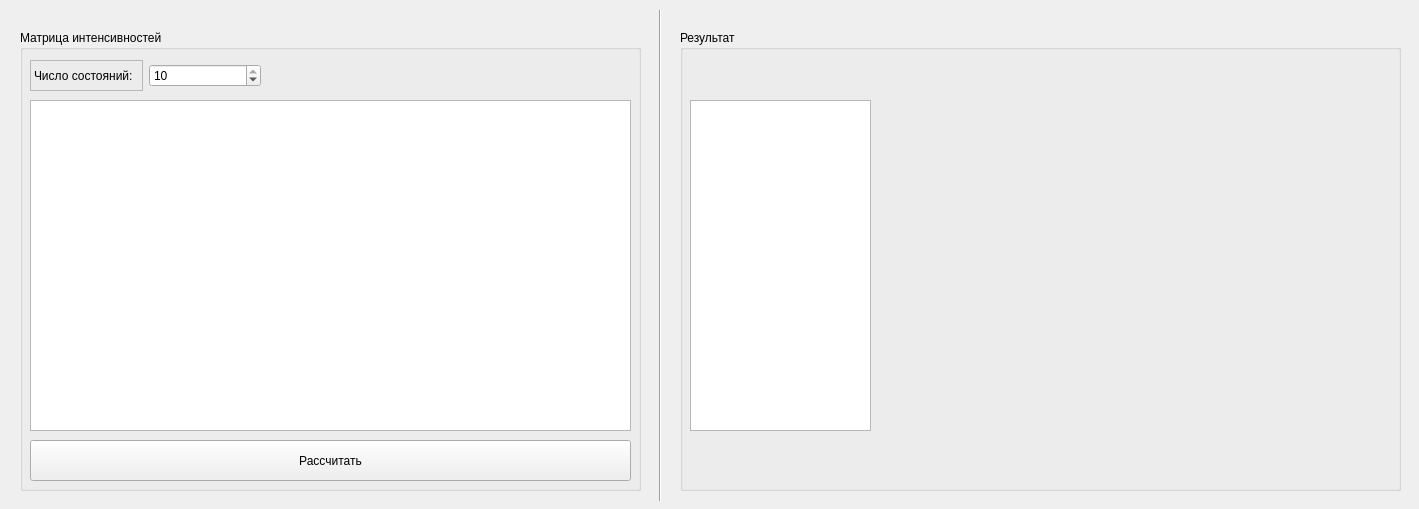
<?xml version="1.0" encoding="UTF-8"?>
<ui version="4.0">
 <class>Widget</class>
 <widget class="QWidget" name="Widget">
  <property name="geometry">
   <rect>
    <x>0</x>
    <y>0</y>
    <width>1419</width>
    <height>509</height>
   </rect>
  </property>
  <property name="windowTitle">
   <string>Widget</string>
  </property>
  <widget class="QWidget" name="widget_2" native="true">
   <property name="geometry">
    <rect>
     <x>10</x>
     <y>10</y>
     <width>1401</width>
     <height>491</height>
    </rect>
   </property>
   <widget class="Line" name="line">
    <property name="geometry">
     <rect>
      <x>640</x>
      <y>-10</y>
      <width>20</width>
      <height>721</height>
     </rect>
    </property>
    <property name="orientation">
     <enum>Qt::Vertical</enum>
    </property>
   </widget>
   <widget class="QGroupBox" name="groupBoxIn">
    <property name="geometry">
     <rect>
      <x>10</x>
      <y>20</y>
      <width>621</width>
      <height>461</height>
     </rect>
    </property>
    <property name="layoutDirection">
     <enum>Qt::LeftToRight</enum>
    </property>
    <property name="title">
     <string>Матрица интенсивностей</string>
    </property>
    <property name="flat">
     <bool>false</bool>
    </property>
    <widget class="QWidget" name="horizontalLayoutWidget">
     <property name="geometry">
      <rect>
       <x>10</x>
       <y>30</y>
       <width>231</width>
       <height>31</height>
      </rect>
     </property>
     <layout class="QHBoxLayout" name="horizontalLayout">
      <item>
       <widget class="QLabel" name="label">
        <property name="frameShape">
         <enum>QFrame::StyledPanel</enum>
        </property>
        <property name="text">
         <string>Число состояний:</string>
        </property>
       </widget>
      </item>
      <item>
       <widget class="QSpinBox" name="numStates">
        <property name="acceptDrops">
         <bool>false</bool>
        </property>
        <property name="layoutDirection">
         <enum>Qt::LeftToRight</enum>
        </property>
        <property name="minimum">
         <number>1</number>
        </property>
        <property name="maximum">
         <number>10</number>
        </property>
        <property name="value">
         <number>10</number>
        </property>
       </widget>
      </item>
     </layout>
    </widget>
    <widget class="QPushButton" name="calculate">
     <property name="geometry">
      <rect>
       <x>10</x>
       <y>410</y>
       <width>601</width>
       <height>41</height>
      </rect>
     </property>
     <property name="text">
      <string>Рассчитать</string>
     </property>
    </widget>
    <widget class="QTableView" name="Matrix">
     <property name="geometry">
      <rect>
       <x>10</x>
       <y>70</y>
       <width>601</width>
       <height>331</height>
      </rect>
     </property>
    </widget>
   </widget>
   <widget class="QGroupBox" name="groupBoxIn_2">
    <property name="geometry">
     <rect>
      <x>670</x>
      <y>20</y>
      <width>721</width>
      <height>461</height>
     </rect>
    </property>
    <property name="layoutDirection">
     <enum>Qt::LeftToRight</enum>
    </property>
    <property name="title">
     <string>Результат</string>
    </property>
    <property name="flat">
     <bool>false</bool>
    </property>
    <widget class="QTableView" name="TimeTable">
     <property name="geometry">
      <rect>
       <x>10</x>
       <y>70</y>
       <width>181</width>
       <height>331</height>
      </rect>
     </property>
    </widget>
    <widget class="QCustomPlot" name="widget" native="true">
     <property name="geometry">
      <rect>
       <x>200</x>
       <y>30</y>
       <width>511</width>
       <height>421</height>
      </rect>
     </property>
    </widget>
   </widget>
  </widget>
 </widget>
 <customwidgets>
  <customwidget>
   <class>QCustomPlot</class>
   <extends>QWidget</extends>
   <header>qcustomplot.h</header>
   <container>1</container>
  </customwidget>
 </customwidgets>
 <resources/>
 <connections/>
</ui>
